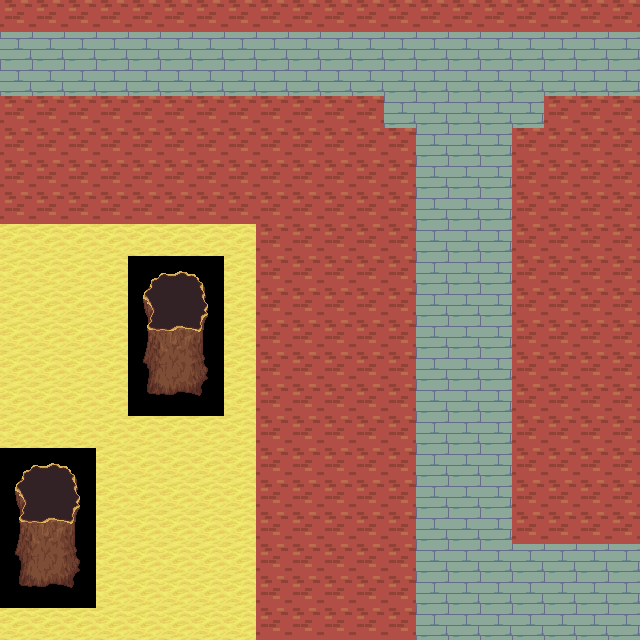

Tiled map render using the project's own tile images. Description and the whole map definition, tile-layer contents included, below:
An orthogonal 20x20 tile map with 32x32 px tiles, 1 tile layer (Tile Layer 1), 2 tilesets.

<map version="1.0" tiledversion="1.1.5" orientation="orthogonal" renderorder="right-down" width="20" height="20" tilewidth="32" tileheight="32" infinite="0" nextobjectid="1">
 <tileset firstgid="1" source="Atlas.tsx" />
 <tileset firstgid="1025" source="Atlas2.tsx" />
 <layer name="Tile Layer 1" width="20" height="20">
  <data encoding="csv">
322,322,322,322,322,322,322,322,322,322,322,322,322,322,322,322,322,322,322,322,
803,803,803,803,803,803,803,803,803,803,803,803,803,803,803,803,803,803,803,803,
803,803,803,803,803,803,803,803,803,803,803,803,803,803,803,803,803,803,803,803,
322,322,322,322,322,322,322,322,322,322,322,322,803,803,803,803,803,322,322,322,
322,322,322,322,322,322,322,322,322,322,322,322,322,803,803,803,322,322,322,322,
322,322,322,322,322,322,322,322,322,322,322,322,322,803,803,803,322,322,322,322,
322,322,322,322,322,322,322,322,322,322,322,322,322,803,803,803,322,322,322,322,
1410,1410,1410,1410,1410,1410,1410,1410,322,322,322,322,322,803,803,803,322,322,322,322,
1410,1410,1410,1410,1025,1026,1027,1410,322,322,322,322,322,803,803,803,322,322,322,322,
1410,1410,1410,1410,1057,1058,1059,1410,322,322,322,322,322,803,803,803,322,322,322,322,
1410,1410,1410,1410,1089,1090,1091,1410,322,322,322,322,322,803,803,803,322,322,322,322,
1410,1410,1410,1410,1121,1122,1123,1410,322,322,322,322,322,803,803,803,322,322,322,322,
1410,1410,1410,1410,1153,1154,1155,1410,322,322,322,322,322,803,803,803,322,322,322,322,
1410,1410,1410,1410,1410,1410,1410,1410,322,322,322,322,322,803,803,803,322,322,322,322,
1025,1026,1027,1410,1410,1410,1410,1410,322,322,322,322,322,803,803,803,322,322,322,322,
1057,1058,1059,1410,1410,1410,1410,1410,322,322,322,322,322,803,803,803,322,322,322,322,
1089,1090,1091,1410,1410,1410,1410,1410,322,322,322,322,322,803,803,803,322,322,322,322,
1121,1122,1123,1410,1410,1410,1410,1410,322,322,322,322,322,803,803,803,803,803,803,803,
1153,1154,1155,1410,1410,1410,1410,1410,322,322,322,322,322,803,803,803,803,803,803,803,
1410,1410,1410,1410,1410,1410,1410,1410,322,322,322,322,322,803,803,803,803,803,803,803
</data>
 </layer>
</map>
